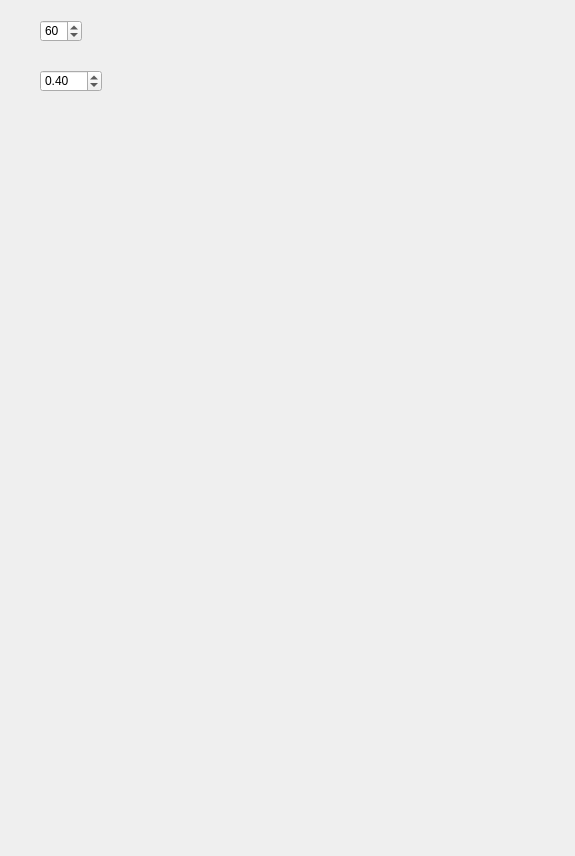
<?xml version="1.0" encoding="UTF-8"?>
<ui version="4.0">
 <class>Form</class>
 <widget class="QWidget" name="Form">
  <property name="geometry">
   <rect>
    <x>0</x>
    <y>0</y>
    <width>575</width>
    <height>856</height>
   </rect>
  </property>
  <property name="windowTitle">
   <string>Form</string>
  </property>
  <widget class="QSpinBox" name="spinBox">
   <property name="geometry">
    <rect>
     <x>40</x>
     <y>20</y>
     <width>42</width>
     <height>22</height>
    </rect>
   </property>
   <property name="minimum">
    <number>30</number>
   </property>
   <property name="maximum">
    <number>175</number>
   </property>
   <property name="value">
    <number>60</number>
   </property>
  </widget>
  <widget class="QDoubleSpinBox" name="doubleSpinBox">
   <property name="geometry">
    <rect>
     <x>40</x>
     <y>70</y>
     <width>62</width>
     <height>22</height>
    </rect>
   </property>
   <property name="minimum">
    <double>0.050000000000000</double>
   </property>
   <property name="maximum">
    <double>1.900000000000000</double>
   </property>
   <property name="singleStep">
    <double>0.100000000000000</double>
   </property>
   <property name="value">
    <double>0.400000000000000</double>
   </property>
  </widget>
 </widget>
 <resources/>
 <connections/>
</ui>
